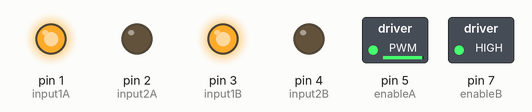
This sketch was run on a simulated Arduino Uno, built with avr-gcc and run on an emulated ATmega328P. On the bench: switched loads named in the sketch (green lamp = pin HIGH), output pins drawn as LEDs (lit = HIGH).

Above: at 0.05 s.
At 3.7 s:
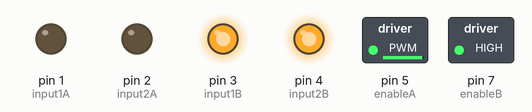
At 5.55 s:
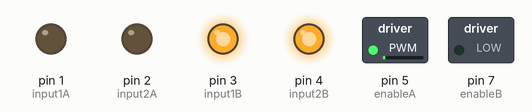
At 7.35 s:
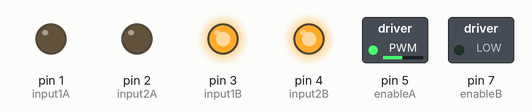
At 11.0 s:
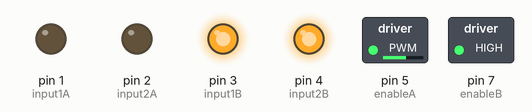
At 14.65 s:
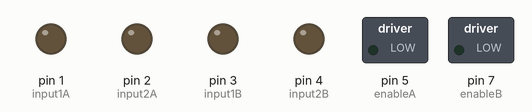
Timing chart, 0 to 16.9 s (numbered marks = the images above):
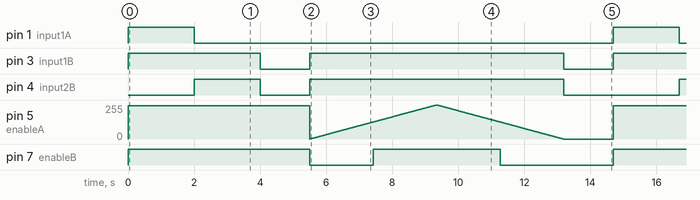

The sketch:

sketch_nov16a.ino
```cpp
int enableA = 5;          // initializing pin D1 as PWN signal receiver for motor A
int input1A = 1, input2A = 2; // the two logic pins on the WEMOS for motor A

int enableB = 7;           // same for motor B
int input1B = 3, input2B = 4;

void setup()
{
  // Setting Motor control pins as outputs
  // Motor A
  pinMode (enableA, OUTPUT);  // it is clear that the signal is an output from the WEMOS
  pinMode (input1A, OUTPUT);   // the two logical pins are also set as outputs
  pinMode (input2A, OUTPUT);

  // Motor B
  pinMode (enableB, OUTPUT);
  pinMode (input1B, OUTPUT);
  pinMode (input2B, OUTPUT);
}

void ConstantSpeed()
{
  // This function will run the car in a straight line
  // hopefully :(
  // Note that the enable variables are pwn signals, hence they are analog signals
  digitalWrite (input1A, HIGH);
  digitalWrite (input2A, LOW);  // Turning on motorA
  analogWrite (enableA, 250); // Setting max speed at 250, where range is from 0-255

  digitalWrite (input1B, HIGH);
  digitalWrite (input2B, LOW);
  analogWrite (enableB, 250); // Doing the same for motorB
  delay(2000);
  // Now we have to run he motors inversely, and have them going backwards (or front
  // if the upper lines were running the motors backwards)
  digitalWrite (input1A, LOW);
  digitalWrite (input1B, HIGH); // For motorA
  digitalWrite (input2A, LOW);
  digitalWrite (input2B, HIGH); // For motorB
  delay(2000);

  // Finish by turning off the motors
  digitalWrite (input1A, LOW);
  digitalWrite (input2A, LOW);
  digitalWrite (input1B, LOW);
  digitalWrite (input2B, LOW);
}

void ChangeOfPace()
{
  // This function allows the motors to run across their range of speed
  // determine by the WEMOS. Here, range is chosen to be from 0-255 as
  // restricted by the WEMOS :D

  // Turn on the motors; direction don't matter.
  digitalWrite (input1A, LOW);
  digitalWrite (input1B, HIGH); // For motorA
  digitalWrite (input2A, LOW);
  digitalWrite (input2B, HIGH); // For motorB

  // Accelerating to max speed allowed by the Wemos (0-255)
  // Note: We could always go higher on speed by inputting
  // more voltage into the motors.
  for (int i = 0; i <= 255; i++)
  {
    analogWrite (enableA, i);
    analogWrite (enableB, i);
    delay(15);
  }
  // Decelerating the motors
  for (int i = 255; i >= 0; --i)
  {
    analogWrite (enableA, i);
    analogWrite (enableB, i);
    delay(15);
  }
  // Once again, we have to turn off the motors
  digitalWrite (input1A, LOW);
  digitalWrite (input2A, LOW);
  digitalWrite (input1B, LOW);
  digitalWrite (input2B, LOW);
}

void loop()
{
 ConstantSpeed();
 delay(1500);
 ChangeOfPace();
 delay(1500);
}
```

Measured:
- by itself, pin 1 (input1A): alternates HIGH for 2.0 s and LOW for 12.7 s
- by itself, pin 3 (input1B): repeats every 14.7 s: LOW 1.5 s, HIGH 7.7 s, LOW 1.5 s, HIGH 4.0 s
- by itself, pin 4 (input2B): repeats every 14.7 s: LOW 1.5 s, HIGH 7.7 s, LOW 3.5 s, HIGH 2.0 s
- by itself, pin 7 (enableB): repeats every 14.7 s: LOW 1.9 s, HIGH 3.8 s, LOW 3.4 s, HIGH 5.5 s
